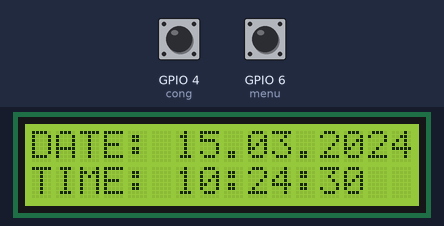
Recording of a sketch running on a simulated ESP32. On the bench: 16×2 character LCD. The test bench sets the inputs (shaded band); at power-on: GPIO 6 (menu) HIGH, GPIO 4 (cong) HIGH. The local clock reads 2024-03-15 10:24:30 at power-on unless the sketch sets it; what the sketch prints to the serial monitor is not drawn.

Above: at 1.2 s.
1.3 s: GPIO 6 (menu) pulled LOW for 0.4 s
At 2.8 s:
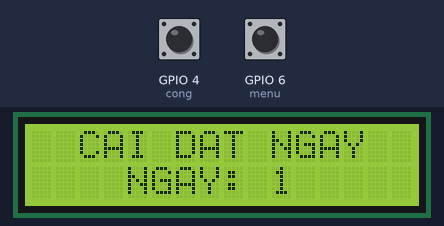
3.2 s: GPIO 6 (menu) pulled LOW for 3.2 s
At 7.3 s:
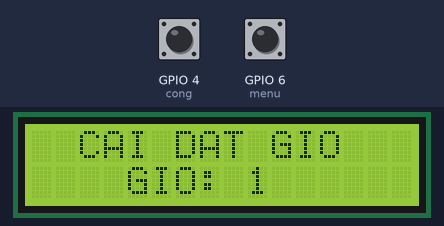
7.9 s: GPIO 6 (menu) pulled LOW for 1 s
At 10.2 s:
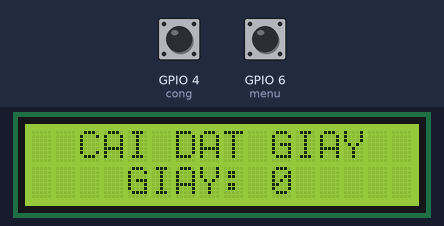
10.5 s: GPIO 6 (menu) pulled LOW for 1 s
At 11.6 s:
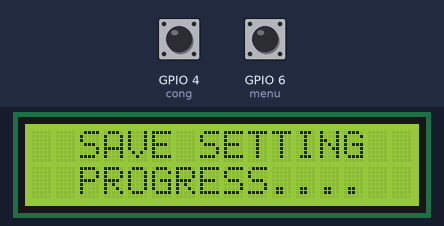
Timing chart, 0 to 13.5 s (numbered marks = the images above; inputs shaded):
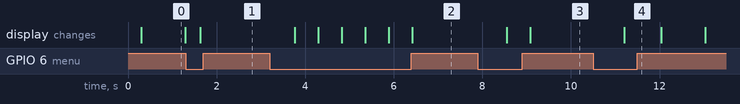

Measured:
- after the input at 1.3 s, the display: changes after 0.33 s (image 1)
- after the input at 3.2 s, the display: first changes after 0.56 s (image 2 shows a later state)
- after the input at 7.9 s, the display: first changes after 0.65 s (image 3 shows a later state)
- after the input at 10.5 s, the display: changes after 0.70 s (image 4)
- what the display in image 0 shows lasts 1.0 s, from 0.3 s to 1.3 s

The sketch:

code_test.ino
```cpp
#include <DS3231.h>
#include <LiquidCrystal_I2C.h>

DS3231  rtc(SDA, SCL);

LiquidCrystal_I2C lcd(0x27,16,2);

int cong = 4; int tru = 5; int menu = 6;
int demmenu = 0;
int gtcong, gttru, gtmenu;

int ngay = 1;
int thang = 1;
int namdv = 0; int namc = 0; int namt = 0; int namn = 0; int namtong;
int gio = 1; int phut = 0; int giay = 0;

void setup()
{

  Serial.begin(115200);

  rtc.begin();
//  rtc.setDOW(WEDNESDAY);     // Set Day-of-Week to SUNDAY
//  rtc.setTime(12, 0, 0);     // Set the time to 12:00:00 (24hr format)
//  rtc.setDate(5, 1, 2014);   // Set the date to January 1st, 2014

  lcd.init();
  lcd.backlight();

  pinMode(cong, INPUT_PULLUP);
  pinMode(tru, INPUT_PULLUP);
  pinMode(menu, INPUT_PULLUP);
}

void loop()
{
  gtmenu = digitalRead(menu);
  Serial.print("Menu: "); Serial.print(gtmenu); Serial.print("    ");
  if(gtmenu == 0)
  {
    demmenu = demmenu + 1;
  }

  Serial.print("Đếm menu: "); Serial.println(demmenu);
  delay(200);
  if (demmenu == 0)  {thoigian();}
//  if (demmenu == 1)  {setthu();}
  if (demmenu == 1)  {setngay();}
  if (demmenu == 2)  {setthang();}
  if (demmenu == 3)  {setnamn();}
  if (demmenu == 4)  {setnamt();}
  if (demmenu == 5)  {setnamc();}
  if (demmenu == 6)  {setnamdv();}
  if (demmenu == 7)  {setgio();}
  if (demmenu == 8)  {setphut();}
  if (demmenu == 9)  {setgiay();}
  if (demmenu == 10)
  {
    luusetup();
    delay(500);
    demmenu = 0;
  }
  delay(100);
}

void thoigian()
{
//  // Send Day-of-Week
//  Serial.print(rtc.getDOWStr());
//  Serial.print(" ");
//  // Send date
//  Serial.print(rtc.getDateStr());
//  Serial.print(" -- ");
//  // Send time
//  Serial.println(rtc.getTimeStr());
//  // Wait one second before repeating :)
//  delay (1000);

  lcd.setCursor(0,0);
  lcd.print("DATE: ");
  lcd.setCursor(0,1);
  lcd.print("TIME: ");
  lcd.setCursor(6,0);
  lcd.print(rtc.getDateStr());
  lcd.setCursor(6,1);
  lcd.print(rtc.getTimeStr());
}

void setngay()
{
  gtcong = digitalRead(cong);
  gttru = digitalRead(tru);
  if (gtcong == 0)
  {
    if (ngay == 31)
    { ngay = 1; }
    else
    { ngay = ngay + 1;  }
  }

  if (gttru == 0)
  {
    if (ngay == 1)
    { ngay = 31; }
    else
    { ngay = ngay - 1;  }
  }
  rtc.setDate(ngay, thang, namtong);
  lcd.setCursor(0,0);
  lcd.print("  CAI DAT NGAY  ");
  lcd.setCursor(0,1);
  lcd.print("    NGAY: ");
  if (ngay >= 1 &&  ngay <= 9)
  {
    lcd.setCursor(10,1);
    lcd.print(ngay);
    lcd.setCursor(11,1);
    lcd.print("     ");
  }
  else if (ngay >= 10 &&  ngay <= 31)
  {
    lcd.setCursor(10,1);
    lcd.print(ngay);
    lcd.setCursor(12,1);
    lcd.print("    ");
  }

  delay(200);
}

void setthang()
{
  gtcong = digitalRead(cong);
  gttru = digitalRead(tru);
  if (gtcong == 0)
  {
    if (thang == 12)
    { thang = 1; }
    else
    { thang = thang + 1;  }
  }

  if (gttru == 0)
  {
    if (thang == 1)
    { thang = 12; }
    else
    { thang = thang - 1;  }
  }
  rtc.setDate(ngay, thang, namtong);
  lcd.setCursor(0,0);
  lcd.print(" CAI DAT THANG  ");
  lcd.setCursor(0,1);
  lcd.print("   THANG: ");
  if (thang >= 1 &&  thang <= 9)
  {
    lcd.setCursor(10,1);
    lcd.print(thang);
    lcd.setCursor(11,1);
    lcd.print("     ");
  }
  else if (thang >= 10 &&  thang <= 12)
  {
    lcd.setCursor(10,1);
    lcd.print(thang);
    lcd.setCursor(12,1);
    lcd.print("    ");
  }
  delay(200);
}

void setnamn()
{
  gtcong = digitalRead(cong);
  gttru = digitalRead(tru);
  if (gtcong == 0)
  {
    if (namn == 9000)
    { namn = 0; }
    else
    { namn = namn + 1000;  }
  }

  if (gttru == 0)
  {
    if (namn == 0)
    { namn = 9000; }
    else
    { namn = namn - 1000;  }
  }

  lcd.setCursor(0,0);
  lcd.print("CAI DAT NAM:");
  if (namn == 0)
  {
    lcd.setCursor(12,0);
    lcd.print(namn);
    lcd.setCursor(13,0);
    lcd.print("000");
  }
  else
  {
    lcd.setCursor(12,0);
    lcd.print(namn);
  }
  lcd.setCursor(0,1);
  lcd.print("NAM NGIN: ");
  lcd.setCursor(10,1);
  lcd.print(namn);
  lcd.setCursor(14,1);
  lcd.print("  ");
  delay(200);
}

void setnamt()
{
  gtcong = digitalRead(cong);
  gttru = digitalRead(tru);
  if (gtcong == 0)
  {
    if (namt == 900)
    { namt = 0; }
    else
    { namt = namt + 100;  }
  }

  if (gttru == 0)
  {
    if (namt == 0)
    { namt = 900; }
    else
    { namt = namt - 100;  }
  }

  lcd.setCursor(0,0);
  lcd.print("CAI DAT NAM: ");
  lcd.setCursor(12,0);
  lcd.print(namt + namn);
  lcd.setCursor(0,1);
  lcd.print("NAM TRAM: ");
  lcd.setCursor(10,1);
  lcd.print(namt);
  lcd.setCursor(13,1);
  lcd.print("  ");
  delay(200);
}

void setnamc()
{
  gtcong = digitalRead(cong);
  gttru = digitalRead(tru);
  if (gtcong == 0)
  {
    if (namc == 90)
    { namc = 0; }
    else
    { namc = namc + 10;  }
  }

  if (gttru == 0)
  {
    if (namc == 0)
    { namc = 90; }
    else
    { namc = namc - 10;  }
  }

  lcd.setCursor(0,0);
  lcd.print("CAI DAT NAM:");
  lcd.setCursor(12,0);
  lcd.print(namc + namt + namn);
  lcd.setCursor(0,1);
  lcd.print("NAM CHUC: ");
  lcd.setCursor(10,1);
  lcd.print(namc);
  lcd.setCursor(12,1);
  lcd.print("    ");
  delay(200);
}

void setnamdv()
{
  gtcong = digitalRead(cong);
  gttru = digitalRead(tru);
  if (gtcong == 0)
  {
    if (namdv == 9)
    { namdv = 0; }
    else
    { namdv = namdv + 1;  }
  }

  if (gttru == 0)
  {
    if (namdv == 0)
    { namdv = 9; }
    else
    { namdv = namdv - 1;  }
  }

  lcd.setCursor(0,0);
  lcd.print("CAI DAT NAM:");
  lcd.setCursor(12,0);
  lcd.print(namdv + namc + namt + namn);
  lcd.setCursor(0,1);
  lcd.print("NAM DON VI: ");
  lcd.setCursor(12,1);
  lcd.print(namdv);
  lcd.setCursor(13,1);
  lcd.print("   ");
  namtong = namn + namt + namc + namdv;
  Serial.println(namtong);
  rtc.setDate(ngay, thang, namtong);
  delay(200);
}

void setgio()
{
  gtcong = digitalRead(cong);
  gttru = digitalRead(tru);
  if (gtcong == 0)
  {
    if (gio == 23)
    { gio = 0; }
    else
    { gio = gio + 1;  }
  }

  if (gttru == 0)
  {
    if (gio == 0)
    { gio = 23; }
    else
    { gio = gio - 1;  }
  }
  lcd.setCursor(0,0);
  lcd.print("  CAI DAT GIO   ");
  lcd.setCursor(0,1);
  lcd.print("    GIO: ");
  if (gio >= 0 &&  gio <= 9)
  {
    lcd.setCursor(9,1);
    lcd.print(gio);
    lcd.setCursor(10,1);
    lcd.print("      ");
  }
  else if (gio >= 10 &&  gio <= 24)
  {
    lcd.setCursor(9,1);
    lcd.print(gio);
    lcd.setCursor(11,1);
    lcd.print("      ");
  }
  rtc.setTime(gio, phut, giay);
  delay(200);
}

void setphut()
{
  gtcong = digitalRead(cong);
  gttru = digitalRead(tru);
  if (gtcong == 0)
  {
    if (phut == 60)
    { phut = 0; }
    else
    { phut = phut + 1;  }
  }

  if (gttru == 0)
  {
    if (phut == 0)
    { phut = 60; }
    else
    { phut = phut - 1;  }
  }
  lcd.setCursor(0,0);
  lcd.print("  CAI DAT PHUT  ");
  lcd.setCursor(0,1);
  lcd.print("    PHUT: ");
  if (phut >= 0 &&  phut <= 9)
  {
    lcd.setCursor(10,1);
    lcd.print(phut);
    lcd.setCursor(11,1);
    lcd.print("     ");
  }
  else if (phut >= 10 &&  phut <= 60)
  {
    lcd.setCursor(10,1);
    lcd.print(phut);
    lcd.setCursor(12,1);
    lcd.print("     ");
  }
  rtc.setTime(gio, phut, giay);
  delay(200);
}

void setgiay()
{
  gtcong = digitalRead(cong);
  gttru = digitalRead(tru);
  if (gtcong == 0)
  {
    if (giay == 60)
    { giay = 0; }
    else
    { giay = giay + 1;  }
  }

  if (gttru == 0)
  {
    if (giay == 0)
    { giay = 60; }
    else
    { giay = giay - 1;  }
  }
  lcd.setCursor(0,0);
  lcd.print("  CAI DAT GIAY  ");
  lcd.setCursor(0,1);
  lcd.print("    GIAY: ");
  if (giay >= 0 &&  giay <= 9)
  {
    lcd.setCursor(10,1);
    lcd.print(giay);
    lcd.setCursor(11,1);
    lcd.print("     ");
  }
  else if (giay >= 10 &&  giay <= 60)
  {
    lcd.setCursor(10,1);
    lcd.print(giay);
    lcd.setCursor(12,1);
    lcd.print("     ");
  }
  rtc.setTime(gio, phut, giay);
  delay(200);
}

void luusetup()
{
  lcd.clear();
  lcd.setCursor(2,0);
  lcd.print("SAVE SETTING");
  lcd.setCursor(2,1);
  lcd.print("PROGRESS....");
}
```

main.cpp
```cpp
#include<Arduino.h>
#include <Wire.h>
#include "RTClib.h"

RTC_DS1307 rtc;

void setup() {
  Serial.begin(9600);
  // Thiết lập giao tiếp I2C với các chân tùy chỉnh
  Wire.begin(GPIO_NUM_5, GPIO_NUM_16); // SDA, SCL

  if (!rtc.begin()) {
    Serial.println("Couldn't find RTC");
    while (1);
  }

  if (!rtc.isrunning()) {
    Serial.println("RTC is NOT running!");
    // Đặt thời gian hiện tại cho RTC chỉ khi RTC không chạy
    rtc.adjust(DateTime(F(__DATE__), F(__TIME__)));
  }
}

void loop() {
  DateTime now = rtc.now();

  Serial.print(now.year(), DEC);
  Serial.print('/');
  Serial.print(now.month(), DEC);
  Serial.print('/');
  Serial.print(now.day(), DEC);
  Serial.print(" ");
  Serial.print(now.hour(), DEC);
  Serial.print(':');
  Serial.print(now.minute(), DEC);
  Serial.print(':');
  Serial.print(now.second(), DEC);
  Serial.println();

  delay(1000);
}
```

Source omitted: glcdfont.c (data table, 9064 bytes)
